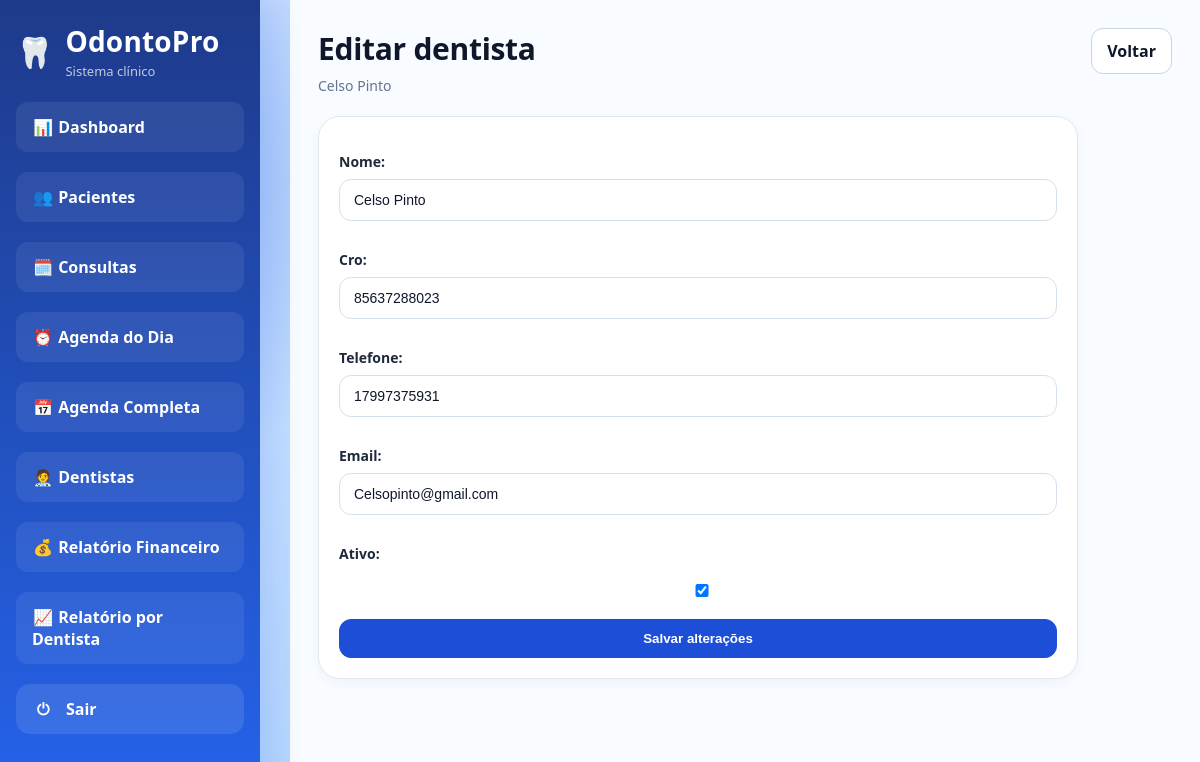
The app's page /dentistas/3/editar/ (signed in) with its own data.
### core/models.py (models this page shows, shortened)
class Dentista(models.Model):
    nome = models.CharField(max_length=120)
    cro = models.CharField(max_length=20, blank=True, null=True)
    telefone = models.CharField(max_length=20, blank=True, null=True)
    email = models.EmailField(blank=True, null=True)
    ativo = models.BooleanField(default=True)

### core/views.py (the view)
# urls.py: path("dentistas/<int:pk>/editar/", views.editar_dentista, name="editar_dentista"),
@login_required
def editar_dentista(request, pk):
    if not eh_admin(request.user):
        raise PermissionDenied
    dentista = get_object_or_404(Dentista, pk=pk)
    if request.method == "POST":
        form = DentistaForm(request.POST, instance=dentista)
        if form.is_valid():
            form.save()
            messages.success(request, "Dentista atualizado com sucesso.")
            return redirect("lista_dentistas")
        messages.error(request, "Corrija os erros do formulário.")
    else:
        form = DentistaForm(instance=dentista)
    return render(request, "core/dentistas/editar.html", {
        "form": form,
        "dentista": dentista,
    })

### core/forms.py
class DentistaForm(forms.ModelForm):
    class Meta:
        model = Dentista
        fields = "__all__"

### core/templatetags/core_extras.py (called while the page is built)
@register.filter
def has_group(user, group_name):
    return user.groups.filter(name=group_name).exists()

### core/views.py (called while the page is built)
def eh_admin(user):
    return user.is_authenticated and user.groups.filter(name="Administrador").exists()

### core/templates/core/dentistas/editar.html (shortened to what this page needs)
{% extends 'core/base.html' %}
{% block content %}
<div class="page-header">
  <div>
    <h1 class="title">Editar dentista</h1>
    <p class="subtitle">{{ dentista.nome }}</p>
  </div>
  <div class="header-actions">
    <a class="btn btn-ghost" href="{% url 'lista_dentistas' %}">Voltar</a>
  </div>
</div>
<section class="card" style="max-width:760px;">
  <form method="post" class="form">
    {{ form.as_p }}
    <button type="submit" class="btn">Salvar alterações</button>
  </form>
</section>
{% endblock %}

### core/static/core/css/style.css (style rules this page uses)
* { box-sizing: border-box; }
:root { --bg: #f4f7fb; --bg-soft: #eef3f9; --surface: #ffffff; --surface-alt: #f8fbff; --border: #e2e8f0; --border-strong: #cbd5e1; --text: #0f172a; --text-soft: #64748b; --primary: #1d4ed8; --primary-soft: #eff6ff; --primary-border: #bfdbfe; --sidebar-start: #0b2b5a; --sidebar-end: #0d4ea1; --success-bg: #dcfce7; --success-text: #166534; --danger-bg: #fee2e2; --danger-text: #991b1b; --neutral-bg: #e5e7eb; --neutral-text: #374151; --warning-bg: #fef3c7; --warning-text: #92400e; --shadow-sm: 0 4px 12px rgba(15, 23, 42, 0.04); --shadow-md: 0 10px 24px rgba(15, 23, 42, 0.06); --radius-md: 14px; --radius-lg: 18px; --radius-xl: 22px; }
body { margin: 0; font-family: Arial, Helvetica, sans-serif; color: var(--text); background: linear-gradient(180deg, #edf3f9 0%, #f7f9fc 100%); }
a { color: inherit; text-decoration: none; }
h1, .title { margin: 0; font-size: 30px; font-weight: 800; letter-spacing: -0.3px; }
.subtitle { margin: 6px 0 0; font-size: 14px; line-height: 1.5; color: var(--text-soft); }
.page-header { display: flex; align-items: flex-start; justify-content: space-between; gap: 16px; margin-bottom: 20px; }
.header-actions, .actions { display: flex; flex-wrap: wrap; gap: 10px; }
.card, .card-form { padding: 20px; background: var(--surface); border: 1px solid var(--border); border-radius: var(--radius-xl); box-shadow: var(--shadow-sm); }
.card { flex: 1; min-width: 220px; }
.card p { margin: 0; font-size: 28px; font-weight: 800; color: var(--text); }
form { width: 100%; }
.form { display: flex; flex-direction: column; gap: 14px; }
.form-group label, label { margin-bottom: 6px; font-size: 14px; font-weight: 700; color: #1e293b; }
input, textarea, select { width: 100%; padding: 12px 14px; font-size: 14px; color: var(--text); background: #fff; border: 1px solid #d7e0ed; border-radius: 12px; outline: none; transition: border-color 0.2s ease, box-shadow 0.2s ease; }
.btn { display: inline-flex; align-items: center; justify-content: center; padding: 11px 15px; font-weight: 800; color: #fff; cursor: pointer; background: var(--primary); border: 1px solid var(--primary); border-radius: 12px; transition: transform 0.2s ease, opacity 0.2s ease, background 0.2s ease; }
.btn-ghost { color: var(--text); background: #fff; border-color: var(--border-strong); }
html, body { min-height: 100%; margin: 0; padding: 0; }
body { font-family: 'Segoe UI', sans-serif; color: #0f172a; background: radial-gradient(circle at 10% 20%, rgba(37, 99, 235, 0.35), transparent 25%), radial-gradient(circle at 90% 80%, rgba(59, 130, 246, 0.25), transparent 25%), linear-gradient(135deg, #dbeafe 0%, #bfdbfe 40%, #93c5fd 100%); }

### records on screen
Dentista: nome "Celso Pinto", cro "85637288023", telefone "17997375931", email "Celsopinto@gmail.com", ativo "☑"
